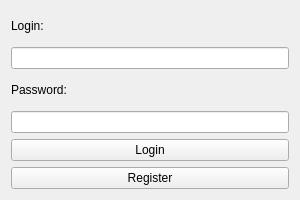
<?xml version="1.0" encoding="UTF-8"?>
<ui version="4.0">
 <class>AuthRegForm</class>
 <widget class="QWidget" name="AuthRegForm">
  <property name="geometry">
   <rect>
    <x>0</x>
    <y>0</y>
    <width>300</width>
    <height>200</height>
   </rect>
  </property>
  <property name="windowTitle">
   <string>Authorization</string>
  </property>
  <layout class="QVBoxLayout" name="verticalLayout">
   <item>
    <widget class="QLabel" name="label">
     <property name="text">
      <string>Login:</string>
     </property>
    </widget>
   </item>
   <item>
    <widget class="QLineEdit" name="loginEdit"/>
   </item>
   <item>
    <widget class="QLabel" name="label_2">
     <property name="text">
      <string>Password:</string>
     </property>
    </widget>
   </item>
   <item>
    <widget class="QLineEdit" name="passwordEdit">
     <property name="echoMode">
      <enum>QLineEdit::Password</enum>
     </property>
    </widget>
   </item>
   <item>
    <widget class="QPushButton" name="loginButton">
     <property name="text">
      <string>Login</string>
     </property>
    </widget>
   </item>
   <item>
    <widget class="QPushButton" name="registerButton">
     <property name="text">
      <string>Register</string>
     </property>
    </widget>
   </item>
  </layout>
 </widget>
 <resources/>
 <connections/>
</ui>
